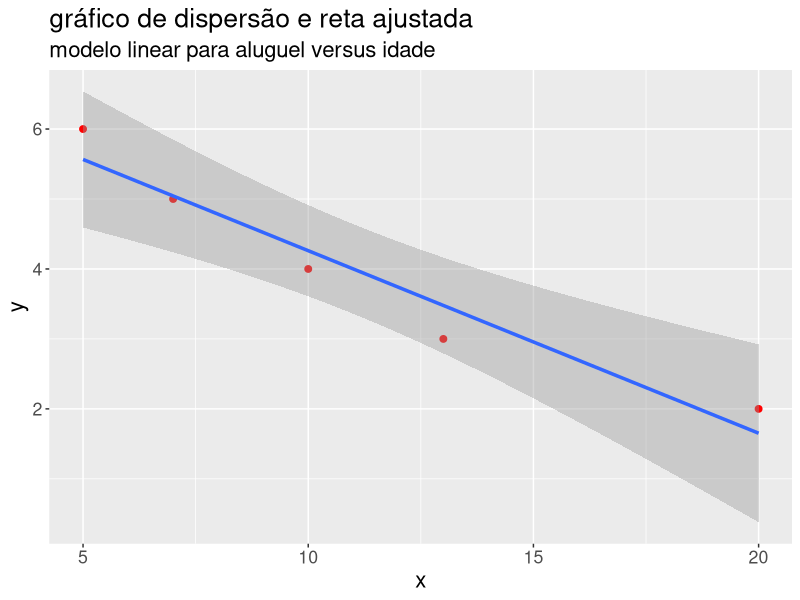
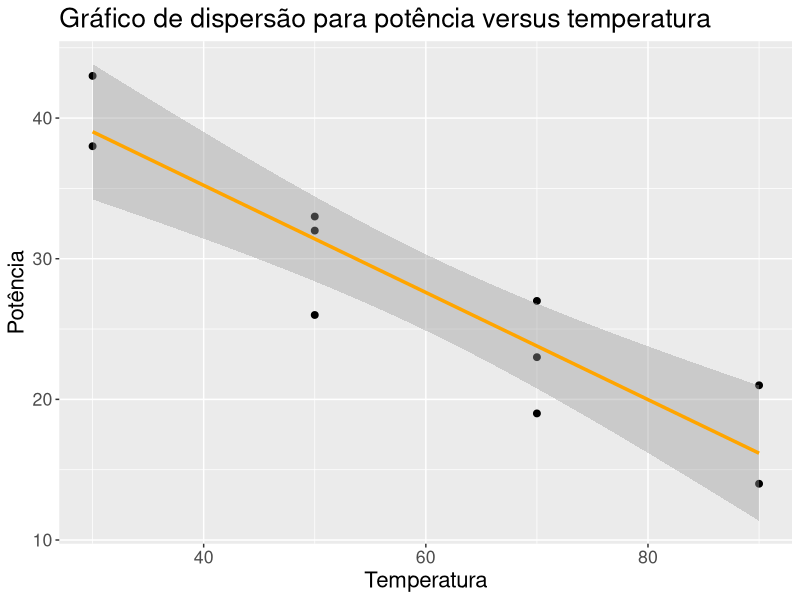
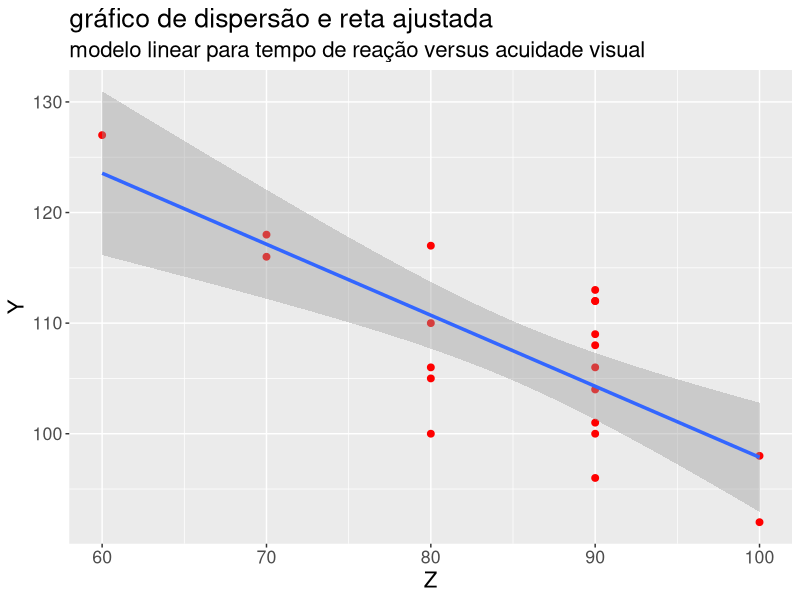
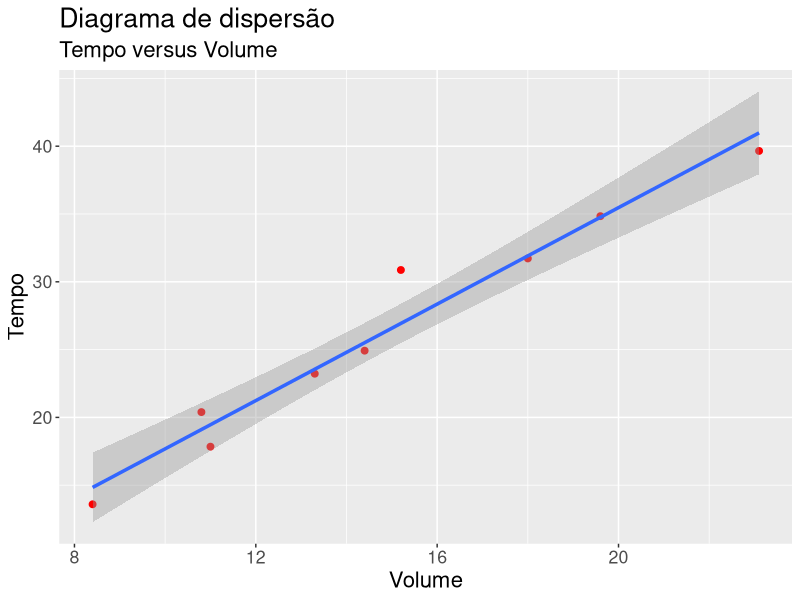
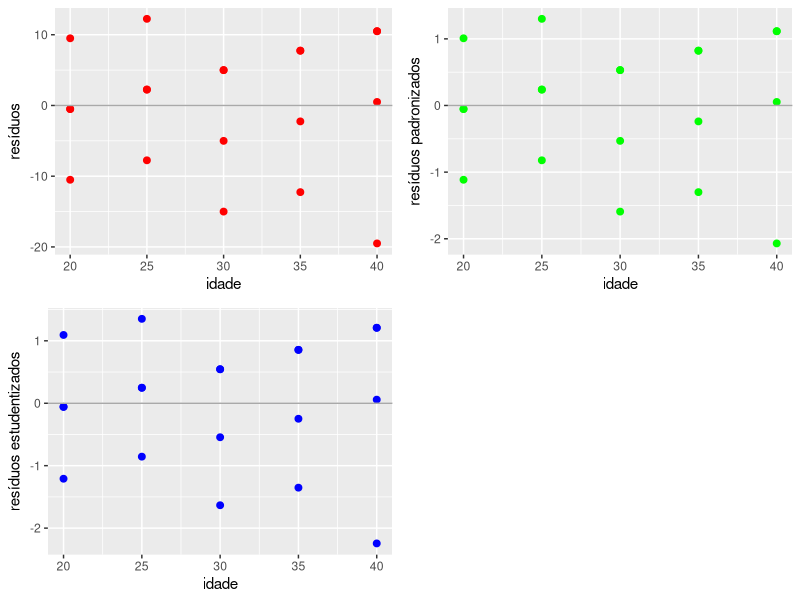
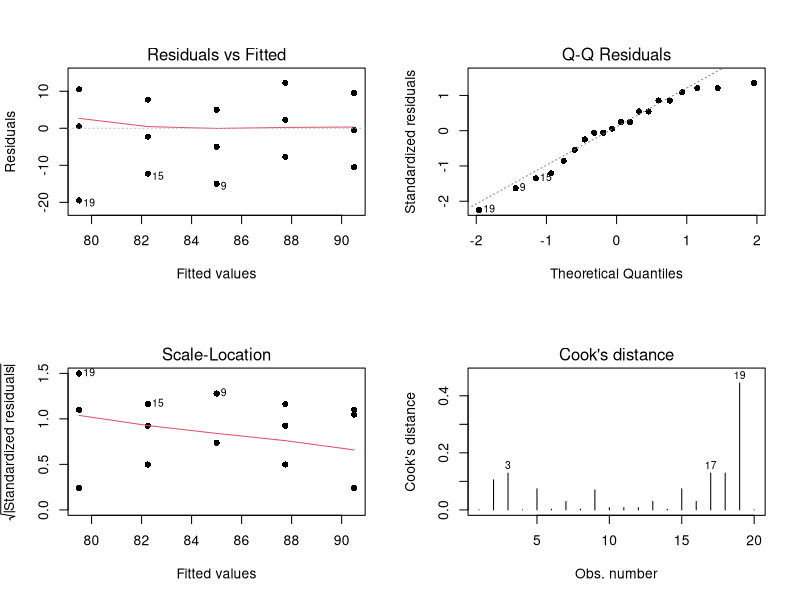
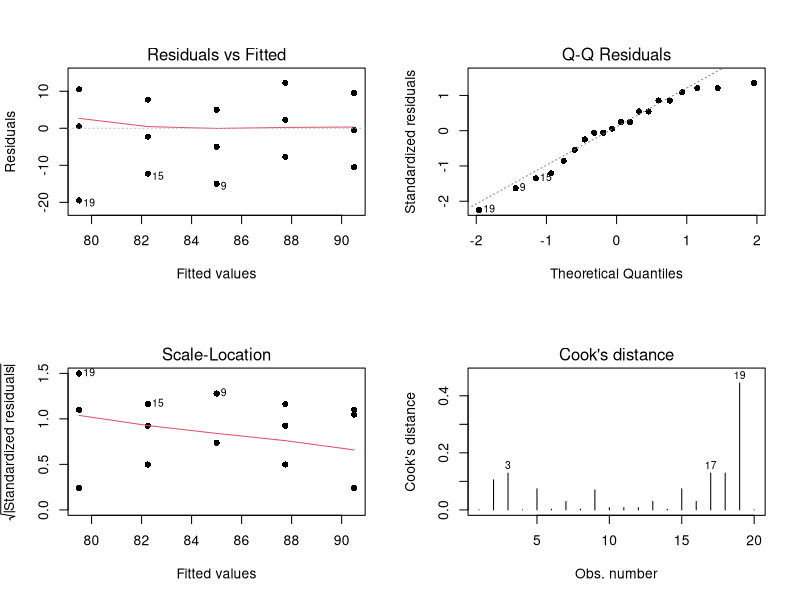

Here is the R script that generated these plots, in order:
## ---- chunk 1
knitr::opts_chunk$set(echo = TRUE)
## ---- chunk 2
library(dplyr)
library(ggplot2)
library(readxl)
library(combinat)
library(kableExtra)
## ---- chunk 3
dados = read_excel("exemplo-15.1.xlsx")
## ---- chunk 4
x = dados$X
y = dados$Y
n = nrow(dados)
## ---- chunk 5
beta_hat = (sum(x*y) - n*mean(x)*mean(y))/(sum(x^2) - n*mean(x)^2)
alpha_hat = mean(y) - beta_hat*mean(x)

alpha_hat
beta_hat
## ---- chunk 6
lm(formula = Y ~ X, dados) %>% 
  summary()
## ---- chunk 7
modelo = lm(formula = Z ~ X, dados)
modelo$coefficients
## ---- chunk 8
kable(data.frame(individuo = dados$indivíduo, X = dados$X, Z = dados$Z, e = modelo$residuals)) %>%
  kable_styling(
    full_width = F,
    bootstrap_options = c("striped", "hover", "condensed", "responsive")
  )
## ---- chunk 9
dados = data.frame(
  x = c(10, 13, 5, 7, 20),
  y = c(4, 3, 6, 5, 2)
)
## ---- chunk 10
modelo = lm(formula = y ~ x, dados)
modelo$coefficients
## ---- chunk 11
ggplot(aes(x, y), data = dados) +
  geom_point(size = 2, color = "red") +
  stat_smooth(formula = y ~ x, method = "lm", size = 1.2) + 
  labs(
    title = "gráfico de dispersão e reta ajustada",
    subtitle = "modelo linear para aluguel versus idade"
  ) + 
  theme(text = element_text(size = 16))
## ---- chunk 12
dados = data.frame(
  Pot = c(38, 43, 32, 26, 33, 19, 27, 23, 14, 21),
  Temp = c(30, 30, 50, 50, 50, 70, 70, 70, 90, 90)
)
## ---- chunk 13
ggplot(aes(x = Temp, y = Pot), data = dados) + 
  geom_point(size = 2, col = "black") + 
  geom_smooth(formula = y ~ x, size = 1.2, col = "orange", method = "lm") +
  labs(
    title = "Gráfico de dispersão para potência versus temperatura",
    x = "Temperatura",
    y = "Potência"
  ) + 
  theme(text = element_text(size = 16))
## ---- chunk 14
modelo = lm(formula = Pot ~ Temp, data = dados)

modelo$coefficients
## ---- chunk 15
dados = read_excel("exemplo-15.1.xlsx")
## ---- chunk 16
ggplot(aes(Z, Y), data = dados) +
  geom_point(size = 2, color = "red") +
  stat_smooth(formula = y ~ x, method = "lm", size = 1.2) + 
  labs(
    title = "gráfico de dispersão e reta ajustada",
    subtitle = "modelo linear para tempo de reação versus acuidade visual"
  ) + 
  theme(text = element_text(size = 16))
## ---- chunk 17
modelo = lm(formula = Y ~ Z, data = dados)

modelo$coefficients
## ---- chunk 18
dados = read_excel("exemplo-15.1.xlsx")
## ---- chunk 19
tabela = anova(lm(formula = Z ~ X, dados))
tabela
## ---- chunk 20
n = nrow(dados)
S2 = sum(tabela$`Sum Sq`)/(n-1)
S2
Se2 = tabela$`Sum Sq`[2]/(n-2)
Se2
## ---- chunk 21
rsq = tabela$`Sum Sq`[1]/sum(tabela$`Sum Sq`)
rsq
## ---- chunk 22
dados = data.frame(
  tempo = c(10.8, 14.4, 19.6, 18, 8.4, 15.2, 11, 13.3, 23.1),
  volume = c(20.39, 24.92, 34.84, 31.72, 13.59, 30.87, 17.84, 23.22, 39.65)
)
## ---- chunk 23
ggplot(aes(x = tempo, y = volume), data = dados) + 
  geom_point(size = 2, color = "red") + 
  stat_smooth(formula = y ~ x, method = "lm", size = 1.2) +
  labs(
    x = "Volume",
    y = "Tempo",
    title = "Diagrama de dispersão",
    subtitle = "Tempo versus Volume"
  ) + 
  theme(text = element_text(size = 16))
## ---- chunk 24
lm(formula = tempo ~ volume, data = dados)
## ---- chunk 25
tabela = anova(lm(formula = tempo ~ volume, data = dados))
tabela
## ---- chunk 26
n = nrow(dados)
S2 = sum(tabela$`Sum Sq`)/(n-1)
S2
Se2 = tabela$`Sum Sq`[2]/(n-2)
Se2
## ---- chunk 27
rsq = tabela$`Sum Sq`[1]/sum(tabela$`Sum Sq`)
rsq
## ---- chunk 28
dados = data.frame(
  x = c(10, 13, 5, 7, 20),
  y = c(4, 3, 6, 5, 2)
)
## ---- chunk 29
tabela = anova(lm(formula = y ~ x, dados))
tabela
## ---- chunk 30
rsq = tabela$`Sum Sq`[1]/sum(tabela$`Sum Sq`)
rsq
## ---- chunk 31
dados = data.frame(
  Pot = c(38, 43, 32, 26, 33, 19, 27, 23, 14, 21),
  Temp = c(30, 30, 50, 50, 50, 70, 70, 70, 90, 90)
)
## ---- chunk 32
tabela = anova(lm(formula = Pot ~ Temp, dados))
tabela
## ---- chunk 33
rsq = tabela$`Sum Sq`[1]/sum(tabela$`Sum Sq`)
rsq
## ---- chunk 34
lm(formula = Pot ~ Temp, dados)
## ---- chunk 35
dados = read_excel("exemplo-15.1.xlsx")
## ---- chunk 36
tabela = anova(lm(formula = Y ~ Z, data = dados))
tabela
## ---- chunk 37
rsq = tabela$`Sum Sq`[1]/sum(tabela$`Sum Sq`)
rsq
## ---- chunk 38
dados = read_excel("exemplo-15.1.xlsx")
## ---- chunk 39
lm(formula = Z ~ X, dados) %>%
  confint(parm = 2)
## ---- chunk 40
lm(formula = Z ~ X, dados) %>%
  confint(parm = 1, level = 0.90)
## ---- chunk 41
lm(formula = Z ~ X, dados) %>%
  anova()
## ---- chunk 42
lm(formula = Z ~ X, dados) %>%
  predict(newdata = data.frame(X = 28), interval = "confidence", level = 0.95)
## ---- chunk 43
lm(formula = Y ~ X, dados) %>%
  predict(newdata = data.frame(X = 28), interval = "predict", level = 0.95)
## ---- chunk 44
tabela = anova(lm(formula = Y ~ Z, data = dados))
tabela
## ---- chunk 45
tabela$`Sum Sq`[1]/sum(tabela$`Sum Sq`)
## ---- chunk 46
cat(
  "Região de aceitação:",
  qt(p = c(0.025, 0.975), df = 20-2)
)
## ---- chunk 47
pt(1.65, df = 20-2)
## ---- chunk 48
dados = read_excel("exemplo-15.1.xlsx")
## ---- chunk 49
modelo = lm(formula = Z ~ X, dados)
## ---- chunk 50
n = nrow(dados)
e = dados$Z - as.vector(modelo$fitted.values) #residuos
se = sqrt(sum(e^2)/(n-2)) #Estimador da variância dos resíduos
z = e/se #residuos padronizados
v = 1/n + (dados$X-mean(dados$X))^2/sum((dados$X-mean(dados$X))^2)
r = e/(se*sqrt(1-v)) #residuo estudentizado
## ---- chunk 51
ei = dados %>%
  ggplot(aes(x = X, y = e)) +
  geom_point(color = "red", size = 2) +
  geom_hline(yintercept = 0, color = "darkgray") + 
  labs(
    x = "idade",
    y = "resíduos"
  )

zi = dados %>%
  ggplot(aes(x = X, y = z)) +
  geom_point(color = "green", size = 2) +
  geom_hline(yintercept = 0, color = "darkgray") + 
  labs(
    x = "idade",
    y = "resíduos padronizados"
  )

ri = dados %>%
  ggplot(aes(x = X, y = r)) +
  geom_point(color = "blue", size = 2) +
  geom_hline(yintercept = 0, color = "darkgray") + 
  labs(
    x = "idade",
    y = "resíduos estudentizados"
  )

cowplot::plot_grid(ei, zi, ri)
## ---- chunk 52
par(mfrow = c(2,2))
plot(modelo, which = c(1:4), pch = 16)
## ---- chunk 53
par(mfrow = c(2,2))
plot(modelo, which = c(1:4), pch = 16)
